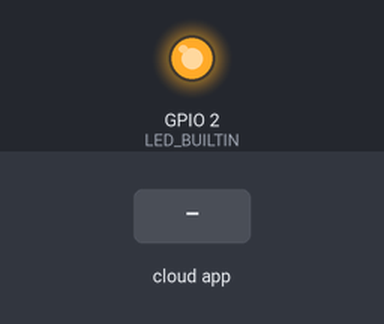
This sketch was run on a simulated ESP8266 (NodeMCU). Shown: output pins drawn as LEDs (lit = HIGH, except the on-board LED, lit = LOW). Inputs (shaded band) come from the test bench.

Above: at 1.2 s.
1.3 s: the phone or cloud app sets led to 1
At 1.9 s:
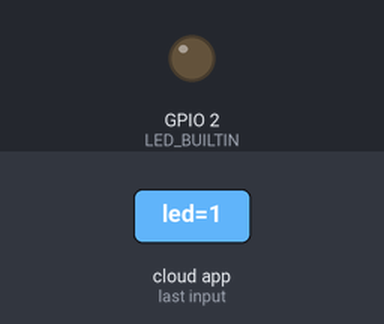
2.8 s: the phone or cloud app sets led to 0
At 3.1 s:
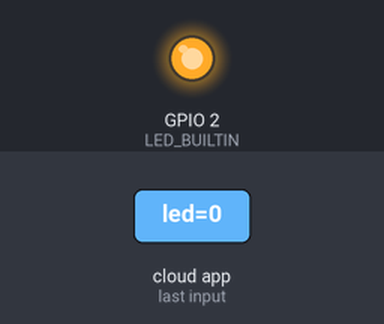
Timing chart, 0 to 5.8 s (numbered marks = the images above; inputs shaded):
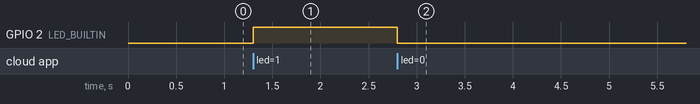

The sketch:

ESP8266.ino
```cpp
#define THINGER_SERIAL_DEBUG

#include <ThingerESP8266.h>
#include "arduino_secrets.h"

ThingerESP8266 thing(USERNAME, DEVICE_ID, DEVICE_CREDENTIAL);

void setup()
{
  // open serial for monitoring
  Serial.begin(115200);

  // set builtin led as output
  pinMode(LED_BUILTIN, OUTPUT);

  // add WiFi credentials
  thing.add_wifi(SSID, SSID_PASSWORD);

  // digital pin control example (i.e. turning on/off a light, a relay, configuring a parameter, etc)
  thing["led"] << digitalPin(LED_BUILTIN);

  // resource output example (i.e. reading a sensor value)
  thing["millis"] >> outputValue(millis());

  // more details at http://docs.thinger.io/arduino/
}

void loop()
{
  thing.handle();
}
```

arduino_secrets.h
```cpp
#define USERNAME "antlers"
#define DEVICE_ID "esp8266"
#define DEVICE_CREDENTIAL "sFv_P@avwu4vTitC"

#define SSID "360WiFi-E8DF1C"
#define SSID_PASSWORD "601zuiwudi"
```

Measured:
- after the input at 1.3 s, GPIO 2 (LED_BUILTIN): LOW → HIGH at once
- after the input at 2.8 s, GPIO 2 (LED_BUILTIN): HIGH → LOW at once
